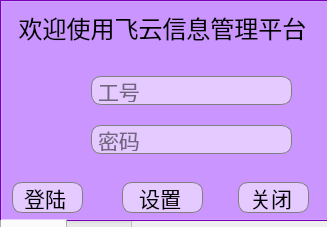
<?xml version="1.0" encoding="UTF-8"?>
<ui version="4.0">
 <class>Form</class>
 <widget class="QWidget" name="Form">
  <property name="windowModality">
   <enum>Qt::NonModal</enum>
  </property>
  <property name="enabled">
   <bool>true</bool>
  </property>
  <property name="geometry">
   <rect>
    <x>0</x>
    <y>0</y>
    <width>327</width>
    <height>227</height>
   </rect>
  </property>
  <property name="sizePolicy">
   <sizepolicy hsizetype="Preferred" vsizetype="Preferred">
    <horstretch>0</horstretch>
    <verstretch>0</verstretch>
   </sizepolicy>
  </property>
  <property name="maximumSize">
   <size>
    <width>359</width>
    <height>359</height>
   </size>
  </property>
  <property name="mouseTracking">
   <bool>false</bool>
  </property>
  <property name="acceptDrops">
   <bool>false</bool>
  </property>
  <property name="windowTitle">
   <string>登陆</string>
  </property>
  <property name="windowIcon">
   <iconset resource="res.qrc">
    <normaloff>:/new/prefix1/ICO/主题.png</normaloff>:/new/prefix1/ICO/主题.png</iconset>
  </property>
  <property name="layoutDirection">
   <enum>Qt::LeftToRight</enum>
  </property>
  <widget class="QTabWidget" name="tabWidget">
   <property name="geometry">
    <rect>
     <x>0</x>
     <y>0</y>
     <width>331</width>
     <height>261</height>
    </rect>
   </property>
   <property name="sizePolicy">
    <sizepolicy hsizetype="Preferred" vsizetype="Preferred">
     <horstretch>0</horstretch>
     <verstretch>0</verstretch>
    </sizepolicy>
   </property>
   <property name="palette">
    <palette>
     <active>
      <colorrole role="Button">
       <brush brushstyle="SolidPattern">
        <color alpha="255">
         <red>170</red>
         <green>85</green>
         <blue>255</blue>
        </color>
       </brush>
      </colorrole>
      <colorrole role="Base">
       <brush brushstyle="SolidPattern">
        <color alpha="255">
         <red>170</red>
         <green>85</green>
         <blue>255</blue>
        </color>
       </brush>
      </colorrole>
      <colorrole role="Window">
       <brush brushstyle="SolidPattern">
        <color alpha="255">
         <red>170</red>
         <green>0</green>
         <blue>255</blue>
        </color>
       </brush>
      </colorrole>
     </active>
     <inactive>
      <colorrole role="Button">
       <brush brushstyle="SolidPattern">
        <color alpha="255">
         <red>170</red>
         <green>85</green>
         <blue>255</blue>
        </color>
       </brush>
      </colorrole>
      <colorrole role="Base">
       <brush brushstyle="SolidPattern">
        <color alpha="255">
         <red>170</red>
         <green>85</green>
         <blue>255</blue>
        </color>
       </brush>
      </colorrole>
      <colorrole role="Window">
       <brush brushstyle="SolidPattern">
        <color alpha="255">
         <red>170</red>
         <green>0</green>
         <blue>255</blue>
        </color>
       </brush>
      </colorrole>
     </inactive>
     <disabled>
      <colorrole role="Button">
       <brush brushstyle="SolidPattern">
        <color alpha="255">
         <red>170</red>
         <green>85</green>
         <blue>255</blue>
        </color>
       </brush>
      </colorrole>
      <colorrole role="Base">
       <brush brushstyle="SolidPattern">
        <color alpha="255">
         <red>170</red>
         <green>0</green>
         <blue>255</blue>
        </color>
       </brush>
      </colorrole>
      <colorrole role="Window">
       <brush brushstyle="SolidPattern">
        <color alpha="255">
         <red>170</red>
         <green>0</green>
         <blue>255</blue>
        </color>
       </brush>
      </colorrole>
     </disabled>
    </palette>
   </property>
   <property name="font">
    <font>
     <family>新宋体</family>
     <pointsize>16</pointsize>
    </font>
   </property>
   <property name="mouseTracking">
    <bool>false</bool>
   </property>
   <property name="tabletTracking">
    <bool>false</bool>
   </property>
   <property name="focusPolicy">
    <enum>Qt::ClickFocus</enum>
   </property>
   <property name="contextMenuPolicy">
    <enum>Qt::DefaultContextMenu</enum>
   </property>
   <property name="layoutDirection">
    <enum>Qt::LeftToRight</enum>
   </property>
   <property name="autoFillBackground">
    <bool>false</bool>
   </property>
   <property name="styleSheet">
    <string notr="true">QLineEdit{
        border:1px solid gray;
        border-radius:10px;
        padding:2px 4px;
		background-color: rgba(255, 255, 255, 0.5);
}</string>
   </property>
   <property name="tabPosition">
    <enum>QTabWidget::South</enum>
   </property>
   <property name="tabShape">
    <enum>QTabWidget::Rounded</enum>
   </property>
   <property name="currentIndex">
    <number>0</number>
   </property>
   <widget class="QWidget" name="denglu">
    <attribute name="title">
     <string>登录</string>
    </attribute>
    <widget class="QLabel" name="label_8">
     <property name="geometry">
      <rect>
       <x>10</x>
       <y>0</y>
       <width>301</width>
       <height>51</height>
      </rect>
     </property>
     <property name="font">
      <font>
       <family>华文彩云</family>
       <pointsize>18</pointsize>
      </font>
     </property>
     <property name="frameShape">
      <enum>QFrame::NoFrame</enum>
     </property>
     <property name="frameShadow">
      <enum>QFrame::Plain</enum>
     </property>
     <property name="text">
      <string>欢迎使用飞云信息管理平台</string>
     </property>
     <property name="alignment">
      <set>Qt::AlignCenter</set>
     </property>
    </widget>
    <widget class="QLineEdit" name="mima">
     <property name="geometry">
      <rect>
       <x>89</x>
       <y>123</y>
       <width>201</width>
       <height>29</height>
      </rect>
     </property>
     <property name="font">
      <font>
       <family>新宋体</family>
       <pointsize>16</pointsize>
      </font>
     </property>
     <property name="styleSheet">
      <string notr="true">QLineEdit{
        border:1px solid gray;
        border-radius:10px;
        padding:2px 4px;
		background-color: rgba(255, 255, 255, 0.5);
}</string>
     </property>
     <property name="echoMode">
      <enum>QLineEdit::Password</enum>
     </property>
     <property name="placeholderText">
      <string>密码</string>
     </property>
     <property name="clearButtonEnabled">
      <bool>true</bool>
     </property>
    </widget>
    <widget class="QLabel" name="label_2">
     <property name="geometry">
      <rect>
       <x>30</x>
       <y>110</y>
       <width>51</width>
       <height>51</height>
      </rect>
     </property>
     <property name="font">
      <font>
       <family>新宋体</family>
       <pointsize>18</pointsize>
      </font>
     </property>
     <property name="text">
      <string/>
     </property>
     <property name="pixmap">
      <pixmap resource="res.qrc">:/new/prefix1/ICO/png/shell32.dll(45).png</pixmap>
     </property>
    </widget>
    <widget class="QLineEdit" name="zhanghao">
     <property name="geometry">
      <rect>
       <x>89</x>
       <y>74</y>
       <width>201</width>
       <height>29</height>
      </rect>
     </property>
     <property name="font">
      <font>
       <family>新宋体</family>
       <pointsize>16</pointsize>
      </font>
     </property>
     <property name="styleSheet">
      <string notr="true">QLineEdit{
        border:1px solid gray;
        border-radius:10px;
        padding:2px 4px;
		background-color: rgba(255, 255, 255, 0.5);
}</string>
     </property>
     <property name="placeholderText">
      <string>工号</string>
     </property>
     <property name="clearButtonEnabled">
      <bool>true</bool>
     </property>
    </widget>
    <widget class="QLabel" name="label">
     <property name="geometry">
      <rect>
       <x>30</x>
       <y>60</y>
       <width>51</width>
       <height>41</height>
      </rect>
     </property>
     <property name="font">
      <font>
       <family>新宋体</family>
       <pointsize>18</pointsize>
      </font>
     </property>
     <property name="text">
      <string/>
     </property>
     <property name="textFormat">
      <enum>Qt::AutoText</enum>
     </property>
     <property name="pixmap">
      <pixmap resource="res.qrc">:/new/prefix1/ICO/png/shell32.dll(269).png</pixmap>
     </property>
     <property name="scaledContents">
      <bool>false</bool>
     </property>
     <property name="alignment">
      <set>Qt::AlignRight|Qt::AlignTrailing|Qt::AlignVCenter</set>
     </property>
    </widget>
    <widget class="QPushButton" name="guanbi">
     <property name="enabled">
      <bool>true</bool>
     </property>
     <property name="geometry">
      <rect>
       <x>236</x>
       <y>180</y>
       <width>71</width>
       <height>31</height>
      </rect>
     </property>
     <property name="font">
      <font>
       <family>新宋体</family>
       <pointsize>16</pointsize>
      </font>
     </property>
     <property name="styleSheet">
      <string notr="true">QPushButton{
        border:1px solid gray;
        color:black;
        font-size:16;
		border-radius:10px;
        padding-left:5px;
        padding-right:10px;
        text-align:middle;
		background:LightGray;
		background-color: rgba(255, 255, 255, 0.5);
    }
    QPushButton:hover{
        color:white;
        border:1px solid #40E0D0;
        border-radius:10px;
        background:#40E0D0;
    }</string>
     </property>
     <property name="text">
      <string>关闭</string>
     </property>
    </widget>
    <widget class="QPushButton" name="shezhi_2">
     <property name="geometry">
      <rect>
       <x>120</x>
       <y>180</y>
       <width>81</width>
       <height>31</height>
      </rect>
     </property>
     <property name="font">
      <font>
       <family>新宋体</family>
       <pointsize>16</pointsize>
      </font>
     </property>
     <property name="styleSheet">
      <string notr="true">QPushButton{
        border:1px solid gray;
        color:black;
        font-size:11;
		border-radius:10px;
        padding-left:5px;
        padding-right:10px;
        text-align:middle;
		background:LightGray;
		background-color: rgba(255, 255, 255, 0.5);
    }
    QPushButton:hover{
        color:white;
        border:1px solid #40E0D0;
        border-radius:10px;
        background:#40E0D0;
    }</string>
     </property>
     <property name="text">
      <string>设置</string>
     </property>
    </widget>
    <widget class="QPushButton" name="denglu_2">
     <property name="enabled">
      <bool>true</bool>
     </property>
     <property name="geometry">
      <rect>
       <x>10</x>
       <y>180</y>
       <width>71</width>
       <height>31</height>
      </rect>
     </property>
     <property name="font">
      <font>
       <family>新宋体</family>
       <pointsize>16</pointsize>
      </font>
     </property>
     <property name="styleSheet">
      <string notr="true">QPushButton{
        border:1px solid gray;
        color:black;
        font-size:11;
		border-radius:10px;
        padding-left:5px;
        padding-right:10px;
        text-align:middle;
		background:LightGray;
		background-color: rgba(255, 255, 255, 0.5);
    }
    QPushButton:hover{
        color:white;
        border:1px solid #40E0D0;
        border-radius:10px;
        background:#40E0D0;
    }</string>
     </property>
     <property name="text">
      <string>登陆</string>
     </property>
    </widget>
   </widget>
   <widget class="QWidget" name="shezhi">
    <attribute name="title">
     <string>设置</string>
    </attribute>
    <widget class="QWidget" name="layoutWidget">
     <property name="geometry">
      <rect>
       <x>10</x>
       <y>0</y>
       <width>311</width>
       <height>221</height>
      </rect>
     </property>
     <layout class="QGridLayout" name="gridLayout_3">
      <item row="1" column="0">
       <widget class="QPushButton" name="queren">
        <property name="minimumSize">
         <size>
          <width>0</width>
          <height>30</height>
         </size>
        </property>
        <property name="font">
         <font>
          <family>新宋体</family>
          <pointsize>16</pointsize>
         </font>
        </property>
        <property name="styleSheet">
         <string notr="true">QPushButton{
        border:1px solid gray;
        color:black;
        font-size:11;
		border-radius:10px;
        padding-left:5px;
        padding-right:10px;
        text-align:middle;
		background:LightGray;
		background-color: rgba(255, 255, 255, 0.5);
    }
    QPushButton:hover{
        color:white;
        border:1px solid #40E0D0;
        border-radius:10px;
        background:#40E0D0;
    }</string>
        </property>
        <property name="text">
         <string>确认</string>
        </property>
       </widget>
      </item>
      <item row="1" column="1">
       <widget class="QPushButton" name="chongzhi">
        <property name="minimumSize">
         <size>
          <width>0</width>
          <height>30</height>
         </size>
        </property>
        <property name="font">
         <font>
          <family>新宋体</family>
          <pointsize>16</pointsize>
         </font>
        </property>
        <property name="styleSheet">
         <string notr="true">QPushButton{
        border:1px solid gray;
        color:black;
        font-size:11;
		border-radius:10px;
        padding-left:5px;
        padding-right:10px;
        text-align:middle;
		background:LightGray;
		background-color: rgba(255, 255, 255, 0.5);
    }
    QPushButton:hover{
        color:white;
        border:1px solid #40E0D0;
        border-radius:10px;
        background:#40E0D0;
    }</string>
        </property>
        <property name="text">
         <string>重置</string>
        </property>
       </widget>
      </item>
      <item row="1" column="2">
       <widget class="QPushButton" name="tuichu">
        <property name="minimumSize">
         <size>
          <width>0</width>
          <height>30</height>
         </size>
        </property>
        <property name="font">
         <font>
          <family>新宋体</family>
          <pointsize>16</pointsize>
         </font>
        </property>
        <property name="styleSheet">
         <string notr="true">QPushButton{
        border:1px solid gray;
        color:black;
        font-size:11;
		border-radius:10px;
        padding-left:5px;
        padding-right:10px;
        text-align:middle;
		background:LightGray;
		background-color: rgba(255, 255, 255, 0.5);
    }
    QPushButton:hover{
        color:white;
        border:1px solid #40E0D0;
        border-radius:10px;
        background:#40E0D0;
    }</string>
        </property>
        <property name="text">
         <string>退出</string>
        </property>
       </widget>
      </item>
      <item row="0" column="0" colspan="3">
       <layout class="QGridLayout" name="gridLayout_2">
        <item row="0" column="0">
         <widget class="QLabel" name="label_3">
          <property name="font">
           <font>
            <family>新宋体</family>
            <pointsize>18</pointsize>
           </font>
          </property>
          <property name="text">
           <string>服务器ID：</string>
          </property>
         </widget>
        </item>
        <item row="0" column="1">
         <widget class="QLineEdit" name="fuwuqiID">
          <property name="font">
           <font>
            <family>新宋体</family>
            <pointsize>16</pointsize>
           </font>
          </property>
          <property name="inputMask">
           <string>999.999.999.999</string>
          </property>
          <property name="text">
           <string>127.0.0.1</string>
          </property>
          <property name="echoMode">
           <enum>QLineEdit::Normal</enum>
          </property>
         </widget>
        </item>
        <item row="1" column="0">
         <widget class="QLabel" name="label_4">
          <property name="font">
           <font>
            <family>新宋体</family>
            <pointsize>18</pointsize>
           </font>
          </property>
          <property name="text">
           <string>数据库名：</string>
          </property>
         </widget>
        </item>
        <item row="1" column="1">
         <widget class="QLineEdit" name="shujukuming">
          <property name="font">
           <font>
            <family>新宋体</family>
            <pointsize>16</pointsize>
           </font>
          </property>
          <property name="text">
           <string>mysql</string>
          </property>
         </widget>
        </item>
        <item row="2" column="0">
         <widget class="QLabel" name="label_5">
          <property name="font">
           <font>
            <family>新宋体</family>
            <pointsize>18</pointsize>
           </font>
          </property>
          <property name="text">
           <string>服务账号：</string>
          </property>
         </widget>
        </item>
        <item row="2" column="1">
         <widget class="QLineEdit" name="fuwuqizhanghao">
          <property name="font">
           <font>
            <family>新宋体</family>
            <pointsize>16</pointsize>
           </font>
          </property>
          <property name="text">
           <string>root</string>
          </property>
         </widget>
        </item>
        <item row="3" column="0">
         <widget class="QLabel" name="label_6">
          <property name="font">
           <font>
            <family>新宋体</family>
            <pointsize>18</pointsize>
           </font>
          </property>
          <property name="text">
           <string>服务密码：</string>
          </property>
         </widget>
        </item>
        <item row="3" column="1">
         <widget class="QLineEdit" name="fuwuqimima">
          <property name="font">
           <font>
            <family>新宋体</family>
            <pointsize>16</pointsize>
           </font>
          </property>
          <property name="inputMask">
           <string/>
          </property>
          <property name="text">
           <string>080420</string>
          </property>
          <property name="echoMode">
           <enum>QLineEdit::Password</enum>
          </property>
          <property name="cursorPosition">
           <number>6</number>
          </property>
         </widget>
        </item>
        <item row="4" column="0">
         <widget class="QLabel" name="label_7">
          <property name="font">
           <font>
            <family>新宋体</family>
            <pointsize>18</pointsize>
           </font>
          </property>
          <property name="text">
           <string>服务端口：</string>
          </property>
         </widget>
        </item>
        <item row="4" column="1">
         <widget class="QLineEdit" name="fuwuduankou">
          <property name="font">
           <font>
            <family>新宋体</family>
            <pointsize>16</pointsize>
           </font>
          </property>
          <property name="text">
           <string>3306</string>
          </property>
         </widget>
        </item>
       </layout>
      </item>
     </layout>
    </widget>
   </widget>
  </widget>
 </widget>
 <tabstops>
  <tabstop>zhanghao</tabstop>
  <tabstop>mima</tabstop>
  <tabstop>denglu_2</tabstop>
  <tabstop>guanbi</tabstop>
  <tabstop>fuwuqiID</tabstop>
  <tabstop>shujukuming</tabstop>
  <tabstop>fuwuqizhanghao</tabstop>
  <tabstop>fuwuqimima</tabstop>
  <tabstop>fuwuduankou</tabstop>
  <tabstop>queren</tabstop>
  <tabstop>chongzhi</tabstop>
  <tabstop>tuichu</tabstop>
 </tabstops>
 <resources>
  <include location="res.qrc"/>
  <include location="ui_rc.qrc"/>
 </resources>
 <connections>
  <connection>
   <sender>guanbi</sender>
   <signal>clicked()</signal>
   <receiver>Form</receiver>
   <slot>close()</slot>
   <hints>
    <hint type="sourcelabel">
     <x>282</x>
     <y>197</y>
    </hint>
    <hint type="destinationlabel">
     <x>164</x>
     <y>115</y>
    </hint>
   </hints>
  </connection>
  <connection>
   <sender>tuichu</sender>
   <signal>clicked()</signal>
   <receiver>Form</receiver>
   <slot>close()</slot>
   <hints>
    <hint type="sourcelabel">
     <x>272</x>
     <y>206</y>
    </hint>
    <hint type="destinationlabel">
     <x>164</x>
     <y>162</y>
    </hint>
   </hints>
  </connection>
 </connections>
</ui>
